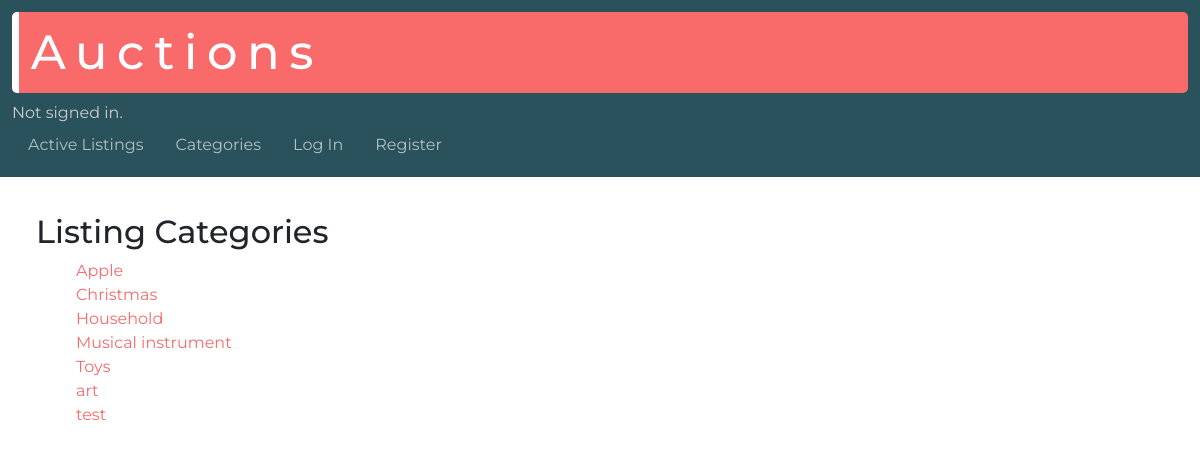
Before: /listing-categories with the older database file.
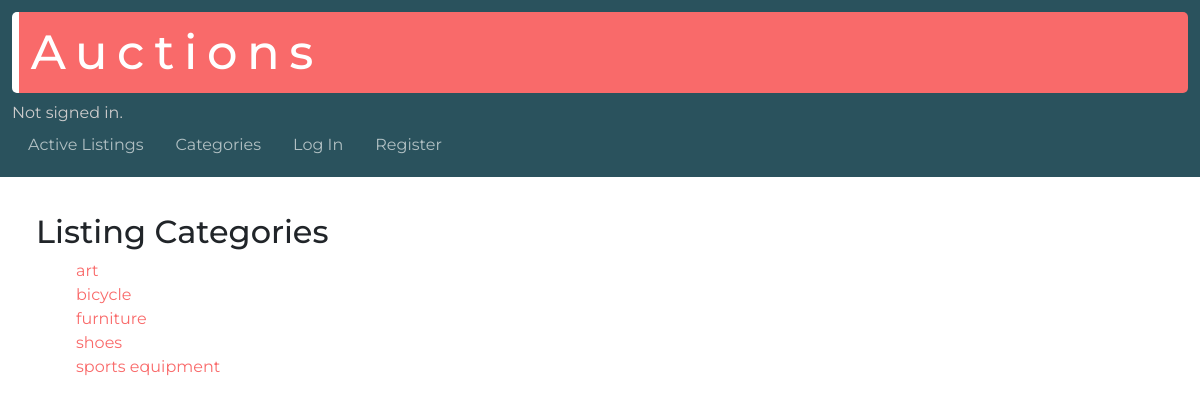
After: the same page with the newer database file.
### auctions/models.py (models this page shows, shortened)
class Listing(models.Model):
  user = models.ForeignKey(User, on_delete=models.CASCADE, related_name="listings")
  title = models.CharField(max_length=64)
  price = models.DecimalField(max_digits=8, decimal_places=2)
  description = models.TextField(max_length=256)
  date = models.DateTimeField(auto_now_add=True)
  photo = models.URLField(max_length=200, blank=True)
  category = models.CharField(max_length=32, blank=True)
  status = models.BooleanField(default=True)

### auctions/views.py (the view)
# urls.py: path("listing-categories", views.listing_categories, name="listing-categories"),
def listing_categories(request):
  categories = []
  listings = Listing.objects.filter(status=True).exclude(category="")
  for listing in listings:
    if listing.category not in categories:
      categories.append(listing.category)
  categories.sort()
  return render(request, "auctions/listing-categories.html", {
    "categories": categories
  })

### auctions/templates/auctions/listing-categories.html
{% extends "auctions/layout.html" %}
{% block body %}
  <h2>Listing Categories</h2>
  <ul>
    {% for category in categories %}
      <li><a href="{% url 'category' category %}">{{ category }}</a></li>
    {% endfor %}
  </ul>
{% endblock %}

### auctions/templates/auctions/layout.html (shortened to what this page needs)
{% load static %}
<!DOCTYPE html>
<html lang="en">
    <head>
        <link rel="stylesheet" href="https://stackpath.bootstrapcdn.com/bootstrap/4.4.1/css/bootstrap.min.css">
        <link href="{% static 'auctions/styles.css' %}" rel="stylesheet">
    </head>
    <body>
      <header>
        <h1>Auctions</h1>
        <div class="authentication-message">
            {% if user.is_authenticated %}
                Signed in as <strong class="italic">{{ user.username }}</strong>.
            {% else %}
                Not signed in.
            {% endif %}
        </div>
        <ul class="nav">
            <li class="nav-item">
                <a class="nav-link" href="{% url 'index' %}">Active Listings</a>
            </li>
            <li class="nav-item">
              <a class="nav-link" href="{% url 'listing-categories' %}">Categories</a>
            </li>
            {% if user.is_authenticated %}
                <li class="nav-item">
                    <a class="nav-link" href="{% url 'create-listing' %}">Create Listing</a>
                </li>
                <li class="nav-item">
                  <a class="nav-link" href="{% url 'watchlist' %}">Watchlist</a>
                </li>
                <li class="nav-item">
                    <a class="nav-link" href="{% url 'logout' %}">Log Out</a>
                </li>
            {% else %}
                <li class="nav-item">
                    <a class="nav-link" href="{% url 'login' %}">Log In</a>
                </li>
                <li class="nav-item">
                    <a class="nav-link" href="{% url 'register' %}">Register</a>
                </li>
            {% endif %}
        </ul>
      </header>
      <main>
        {% block body %}
        {% endblock %}
      </main>
    </body>
</html>

### auctions/static/auctions/styles.css (style rules this page uses)
body { font-family: 'Montserrat', sans-serif; }
header { padding: 1%; background-color: #2a525d; }
main { padding: 3%; }
h1, h2 { font-weight: 500; }
h1 { font-size: 3em; letter-spacing: .2em; color: #ffffff; background-color: #f96a6a; padding: 1%; border-left: solid 7px #ffffff; border-radius: 5px; }
.authentication-message { color: #cdcccc; }
li { list-style-type: none; }
ul.nav a { color: #b1c0c3; }
h3 a, li a, p a { color: #f96a6a; }

Changed rows visible on the page:
removed Listing: categories "Apple"
removed Listing: categories "Christmas"
removed Listing: categories "Household"
removed Listing: categories "Musical instrument"
removed Listing: categories "Toys"
removed Listing: categories "test"
now on this page (row edited): Listing: categories "bicycle"
changed Listing: category "plants" → "bicycle" (drawn)
now on this page (row edited): Listing: categories "furniture"
now on this page (row edited): Listing: categories "shoes"
now on this page (row edited): Listing: categories "sports equipment"
